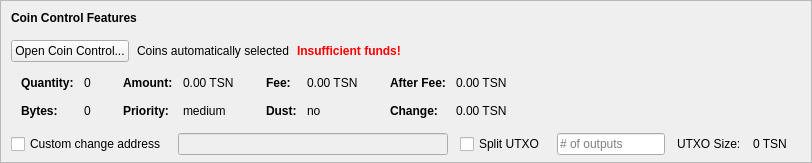
    <widget class="QFrame" name="frameCoinControl">
     <property name="sizePolicy">
      <sizepolicy hsizetype="Expanding" vsizetype="Expanding">
       <horstretch>0</horstretch>
       <verstretch>0</verstretch>
      </sizepolicy>
     </property>
     <property name="maximumSize">
      <size>
       <width>16777215</width>
       <height>16777215</height>
      </size>
     </property>
     <property name="frameShape">
      <enum>QFrame::StyledPanel</enum>
     </property>
     <property name="frameShadow">
      <enum>QFrame::Sunken</enum>
     </property>
     <layout class="QVBoxLayout" name="verticalLayoutCoinControl2">
      <property name="spacing">
       <number>0</number>
      </property>
      <property name="leftMargin">
       <number>0</number>
      </property>
      <property name="topMargin">
       <number>0</number>
      </property>
      <property name="rightMargin">
       <number>0</number>
      </property>
      <property name="bottomMargin">
       <number>6</number>
      </property>
      <item>
       <layout class="QVBoxLayout" name="verticalLayoutCoinControl" stretch="0,0,0,0,1">
        <property name="spacing">
         <number>0</number>
        </property>
        <property name="leftMargin">
         <number>10</number>
        </property>
        <property name="topMargin">
         <number>10</number>
        </property>
        <item>
         <layout class="QHBoxLayout" name="horizontalLayoutCoinControl1">
          <property name="bottomMargin">
           <number>15</number>
          </property>
          <item>
           <widget class="QLabel" name="labelCoinControlFeatures">
            <property name="sizePolicy">
             <sizepolicy hsizetype="Preferred" vsizetype="Maximum">
              <horstretch>0</horstretch>
              <verstretch>0</verstretch>
             </sizepolicy>
            </property>
            <property name="font">
             <font>
              <weight>75</weight>
              <bold>true</bold>
             </font>
            </property>
            <property name="styleSheet">
             <string notr="true">font-weight:bold;</string>
            </property>
            <property name="text">
             <string>Coin Control Features</string>
            </property>
           </widget>
          </item>
         </layout>
        </item>
        <item>
         <layout class="QHBoxLayout" name="horizontalLayoutCoinControl2" stretch="0,0,0,0">
          <property name="spacing">
           <number>8</number>
          </property>
          <property name="bottomMargin">
           <number>10</number>
          </property>
          <item>
           <widget class="QPushButton" name="pushButtonCoinControl">
            <property name="styleSheet">
             <string notr="true"/>
            </property>
            <property name="text">
             <string>Open Coin Control...</string>
            </property>
            <property name="autoDefault">
             <bool>false</bool>
            </property>
           </widget>
          </item>
          <item>
           <widget class="QLabel" name="labelCoinControlAutomaticallySelected">
            <property name="text">
             <string>Coins automatically selected</string>
            </property>
            <property name="margin">
             <number>5</number>
            </property>
           </widget>
          </item>
          <item>
           <widget class="QLabel" name="labelCoinControlInsuffFunds">
            <property name="font">
             <font>
              <weight>75</weight>
              <bold>true</bold>
             </font>
            </property>
            <property name="styleSheet">
             <string notr="true">color:red;font-weight:bold;</string>
            </property>
            <property name="text">
             <string>Insufficient funds!</string>
            </property>
            <property name="margin">
             <number>5</number>
            </property>
           </widget>
          </item>
          <item>
           <spacer name="horizontalSpacerCoinControl">
            <property name="orientation">
             <enum>Qt::Horizontal</enum>
            </property>
            <property name="sizeHint" stdset="0">
             <size>
              <width>40</width>
              <height>1</height>
             </size>
            </property>
           </spacer>
          </item>
         </layout>
        </item>
        <item>
         <widget class="QWidget" name="widgetCoinControl" native="true">
          <property name="sizePolicy">
           <sizepolicy hsizetype="Preferred" vsizetype="Preferred">
            <horstretch>0</horstretch>
            <verstretch>0</verstretch>
           </sizepolicy>
          </property>
          <property name="minimumSize">
           <size>
            <width>0</width>
            <height>0</height>
           </size>
          </property>
          <property name="styleSheet">
           <string notr="true"/>
          </property>
          <layout class="QHBoxLayout" name="horizontalLayoutCoinControl5">
           <property name="leftMargin">
            <number>0</number>
           </property>
           <property name="topMargin">
            <number>0</number>
           </property>
           <property name="rightMargin">
            <number>0</number>
           </property>
           <property name="bottomMargin">
            <number>0</number>
           </property>
           <item>
            <layout class="QHBoxLayout" name="horizontalLayoutCoinControl3" stretch="0,0,0,1">
             <property name="spacing">
              <number>20</number>
             </property>
             <property name="topMargin">
              <number>0</number>
             </property>
             <property name="bottomMargin">
              <number>10</number>
             </property>
             <item>
              <layout class="QFormLayout" name="formLayoutCoinControl1">
               <property name="horizontalSpacing">
                <number>10</number>
               </property>
               <property name="verticalSpacing">
                <number>14</number>
               </property>
               <property name="leftMargin">
                <number>10</number>
               </property>
               <property name="topMargin">
                <number>4</number>
               </property>
               <property name="rightMargin">
                <number>6</number>
               </property>
               <item row="0" column="0">
                <widget class="QLabel" name="labelCoinControlQuantityText">
                 <property name="font">
                  <font>
                   <weight>75</weight>
                   <bold>true</bold>
                  </font>
                 </property>
                 <property name="text">
                  <string>Quantity:</string>
                 </property>
                 <property name="margin">
                  <number>0</number>
                 </property>
                </widget>
               </item>
               <item row="0" column="1">
                <widget class="QLabel" name="labelCoinControlQuantity">
                 <property name="cursor">
                  <cursorShape>IBeamCursor</cursorShape>
                 </property>
                 <property name="contextMenuPolicy">
                  <enum>Qt::ActionsContextMenu</enum>
                 </property>
                 <property name="text">
                  <string notr="true">0</string>
                 </property>
                 <property name="margin">
                  <number>0</number>
                 </property>
                 <property name="textInteractionFlags">
                  <set>Qt::LinksAccessibleByMouse|Qt::TextSelectableByKeyboard|Qt::TextSelectableByMouse</set>
                 </property>
                </widget>
               </item>
               <item row="1" column="0">
                <widget class="QLabel" name="labelCoinControlBytesText">
                 <property name="font">
                  <font>
                   <weight>75</weight>
                   <bold>true</bold>
                  </font>
                 </property>
                 <property name="text">
                  <string>Bytes:</string>
                 </property>
                </widget>
               </item>
               <item row="1" column="1">
                <widget class="QLabel" name="labelCoinControlBytes">
                 <property name="cursor">
                  <cursorShape>IBeamCursor</cursorShape>
                 </property>
                 <property name="contextMenuPolicy">
                  <enum>Qt::ActionsContextMenu</enum>
                 </property>
                 <property name="text">
                  <string notr="true">0</string>
                 </property>
                 <property name="textInteractionFlags">
                  <set>Qt::LinksAccessibleByMouse|Qt::TextSelectableByKeyboard|Qt::TextSelectableByMouse</set>
                 </property>
                </widget>
               </item>
              </layout>
             </item>
             <item>
              <layout class="QFormLayout" name="formLayoutCoinControl2">
               <property name="horizontalSpacing">
                <number>10</number>
               </property>
               <property name="verticalSpacing">
                <number>14</number>
               </property>
               <property name="leftMargin">
                <number>6</number>
               </property>
               <property name="topMargin">
                <number>4</number>
               </property>
               <property name="rightMargin">
                <number>6</number>
               </property>
               <item row="0" column="0">
                <widget class="QLabel" name="labelCoinControlAmountText">
                 <property name="font">
                  <font>
                   <weight>75</weight>
                   <bold>true</bold>
                  </font>
                 </property>
                 <property name="text">
                  <string>Amount:</string>
                 </property>
                 <property name="margin">
                  <number>0</number>
                 </property>
                </widget>
               </item>
               <item row="0" column="1">
                <widget class="QLabel" name="labelCoinControlAmount">
                 <property name="cursor">
                  <cursorShape>IBeamCursor</cursorShape>
                 </property>
                 <property name="contextMenuPolicy">
                  <enum>Qt::ActionsContextMenu</enum>
                 </property>
                 <property name="text">
                  <string notr="true">0.00 TSN</string>
                 </property>
                 <property name="textInteractionFlags">
                  <set>Qt::LinksAccessibleByMouse|Qt::TextSelectableByKeyboard|Qt::TextSelectableByMouse</set>
                 </property>
                </widget>
               </item>
               <item row="1" column="0">
                <widget class="QLabel" name="labelCoinControlPriorityText">
                 <property name="font">
                  <font>
                   <weight>75</weight>
                   <bold>true</bold>
                  </font>
                 </property>
                 <property name="text">
                  <string>Priority:</string>
                 </property>
                </widget>
               </item>
               <item row="1" column="1">
                <widget class="QLabel" name="labelCoinControlPriority">
                 <property name="cursor">
                  <cursorShape>IBeamCursor</cursorShape>
                 </property>
                 <property name="contextMenuPolicy">
                  <enum>Qt::ActionsContextMenu</enum>
                 </property>
                 <property name="text">
                  <string>medium</string>
                 </property>
                 <property name="textInteractionFlags">
                  <set>Qt::LinksAccessibleByMouse|Qt::TextSelectableByKeyboard|Qt::TextSelectableByMouse</set>
                 </property>
                </widget>
               </item>
              </layout>
             </item>
             <item>
              <layout class="QFormLayout" name="formLayoutCoinControl3">
               <property name="horizontalSpacing">
                <number>10</number>
               </property>
               <property name="verticalSpacing">
                <number>14</number>
               </property>
               <property name="leftMargin">
                <number>6</number>
               </property>
               <property name="topMargin">
                <number>4</number>
               </property>
               <property name="rightMargin">
                <number>6</number>
               </property>
               <item row="0" column="0">
                <widget class="QLabel" name="labelCoinControlFeeText">
                 <property name="font">
                  <font>
                   <weight>75</weight>
                   <bold>true</bold>
                  </font>
                 </property>
                 <property name="text">
                  <string>Fee:</string>
                 </property>
                 <property name="margin">
                  <number>0</number>
                 </property>
                </widget>
               </item>
               <item row="0" column="1">
                <widget class="QLabel" name="labelCoinControlFee">
                 <property name="cursor">
                  <cursorShape>IBeamCursor</cursorShape>
                 </property>
                 <property name="contextMenuPolicy">
                  <enum>Qt::ActionsContextMenu</enum>
                 </property>
                 <property name="text">
                  <string notr="true">0.00 TSN</string>
                 </property>
                 <property name="textInteractionFlags">
                  <set>Qt::LinksAccessibleByMouse|Qt::TextSelectableByKeyboard|Qt::TextSelectableByMouse</set>
                 </property>
                </widget>
               </item>
               <item row="1" column="0">
                <widget class="QLabel" name="labelCoinControlLowOutputText">
                 <property name="font">
                  <font>
                   <weight>75</weight>
                   <bold>true</bold>
                  </font>
                 </property>
                 <property name="text">
                  <string>Dust:</string>
                 </property>
                </widget>
               </item>
               <item row="1" column="1">
                <widget class="QLabel" name="labelCoinControlLowOutput">
                 <property name="cursor">
                  <cursorShape>IBeamCursor</cursorShape>
                 </property>
                 <property name="contextMenuPolicy">
                  <enum>Qt::ActionsContextMenu</enum>
                 </property>
                 <property name="text">
                  <string>no</string>
                 </property>
                 <property name="textInteractionFlags">
                  <set>Qt::LinksAccessibleByMouse|Qt::TextSelectableByKeyboard|Qt::TextSelectableByMouse</set>
                 </property>
                </widget>
               </item>
              </layout>
             </item>
             <item>
              <layout class="QFormLayout" name="formLayoutCoinControl4">
               <property name="horizontalSpacing">
                <number>10</number>
               </property>
               <property name="verticalSpacing">
                <number>14</number>
               </property>
               <property name="leftMargin">
                <number>6</number>
               </property>
               <property name="topMargin">
                <number>4</number>
               </property>
               <property name="rightMargin">
                <number>6</number>
               </property>
               <item row="0" column="0">
                <widget class="QLabel" name="labelCoinControlAfterFeeText">
                 <property name="font">
                  <font>
                   <weight>75</weight>
                   <bold>true</bold>
                  </font>
                 </property>
                 <property name="text">
                  <string>After Fee:</string>
                 </property>
                 <property name="margin">
                  <number>0</number>
                 </property>
                </widget>
               </item>
               <item row="0" column="1">
                <widget class="QLabel" name="labelCoinControlAfterFee">
                 <property name="cursor">
                  <cursorShape>IBeamCursor</cursorShape>
                 </property>
                 <property name="contextMenuPolicy">
                  <enum>Qt::ActionsContextMenu</enum>
                 </property>
                 <property name="text">
                  <string notr="true">0.00 TSN</string>
                 </property>
                 <property name="textInteractionFlags">
                  <set>Qt::LinksAccessibleByMouse|Qt::TextSelectableByKeyboard|Qt::TextSelectableByMouse</set>
                 </property>
                </widget>
               </item>
               <item row="1" column="0">
                <widget class="QLabel" name="labelCoinControlChangeText">
                 <property name="font">
                  <font>
                   <weight>75</weight>
                   <bold>true</bold>
                  </font>
                 </property>
                 <property name="text">
                  <string>Change:</string>
                 </property>
                </widget>
               </item>
               <item row="1" column="1">
                <widget class="QLabel" name="labelCoinControlChange">
                 <property name="cursor">
                  <cursorShape>IBeamCursor</cursorShape>
                 </property>
                 <property name="contextMenuPolicy">
                  <enum>Qt::ActionsContextMenu</enum>
                 </property>
                 <property name="text">
                  <string notr="true">0.00 TSN</string>
                 </property>
                 <property name="textInteractionFlags">
                  <set>Qt::LinksAccessibleByMouse|Qt::TextSelectableByKeyboard|Qt::TextSelectableByMouse</set>
                 </property>
                </widget>
               </item>
              </layout>
             </item>
            </layout>
           </item>
          </layout>
         </widget>
        </item>
        <item>
         <layout class="QHBoxLayout" name="horizontalLayoutCoinControl4" stretch="0,0,0,0,0,0,0">
          <property name="spacing">
           <number>12</number>
          </property>
          <property name="sizeConstraint">
           <enum>QLayout::SetDefaultConstraint</enum>
          </property>
          <property name="topMargin">
           <number>5</number>
          </property>
          <property name="rightMargin">
           <number>5</number>
          </property>
          <item>
           <widget class="QCheckBox" name="checkBoxCoinControlChange">
            <property name="toolTip">
             <string>If this is activated, but the change address is empty or invalid, change will be sent to a newly generated address.</string>
            </property>
            <property name="text">
             <string>Custom change address</string>
            </property>
           </widget>
          </item>
          <item>
           <widget class="QValidatedLineEdit" name="lineEditCoinControlChange">
            <property name="enabled">
             <bool>false</bool>
            </property>
            <property name="sizePolicy">
             <sizepolicy hsizetype="Expanding" vsizetype="Fixed">
              <horstretch>0</horstretch>
              <verstretch>0</verstretch>
             </sizepolicy>
            </property>
           </widget>
          </item>
          <item>
           <widget class="QCheckBox" name="splitBlockCheckBox">
            <property name="text">
             <string>Split UTXO</string>
            </property>
           </widget>
          </item>
          <item>
           <widget class="QLineEdit" name="splitBlockLineEdit">
            <property name="sizePolicy">
             <sizepolicy hsizetype="Fixed" vsizetype="Fixed">
              <horstretch>50</horstretch>
              <verstretch>0</verstretch>
             </sizepolicy>
            </property>
            <property name="placeholderText">
             <string># of outputs</string>
            </property>
           </widget>
          </item>
          <item>
           <widget class="QLabel" name="labelBlockSizeText">
            <property name="text">
             <string>UTXO Size:</string>
            </property>
           </widget>
          </item>
          <item>
           <widget class="QLabel" name="labelBlockSize">
            <property name="text">
             <string>0 TSN</string>
            </property>
           </widget>
          </item>
          <item>
           <widget class="QLabel" name="labelCoinControlChangeLabel">
            <property name="sizePolicy">
             <sizepolicy hsizetype="Preferred" vsizetype="Expanding">
              <horstretch>0</horstretch>
              <verstretch>0</verstretch>
             </sizepolicy>
            </property>
            <property name="minimumSize">
             <size>
              <width>0</width>
              <height>0</height>
             </size>
            </property>
            <property name="text">
             <string/>
            </property>
            <property name="margin">
             <number>3</number>
            </property>
           </widget>
          </item>
         </layout>
        </item>
        <item>
         <spacer name="verticalSpacerCoinControl">
          <property name="orientation">
           <enum>Qt::Vertical</enum>
          </property>
          <property name="sizeHint" stdset="0">
           <size>
            <width>800</width>
            <height>1</height>
           </size>
          </property>
         </spacer>
        </item>
       </layout>
      </item>
     </layout>
    </widget>
